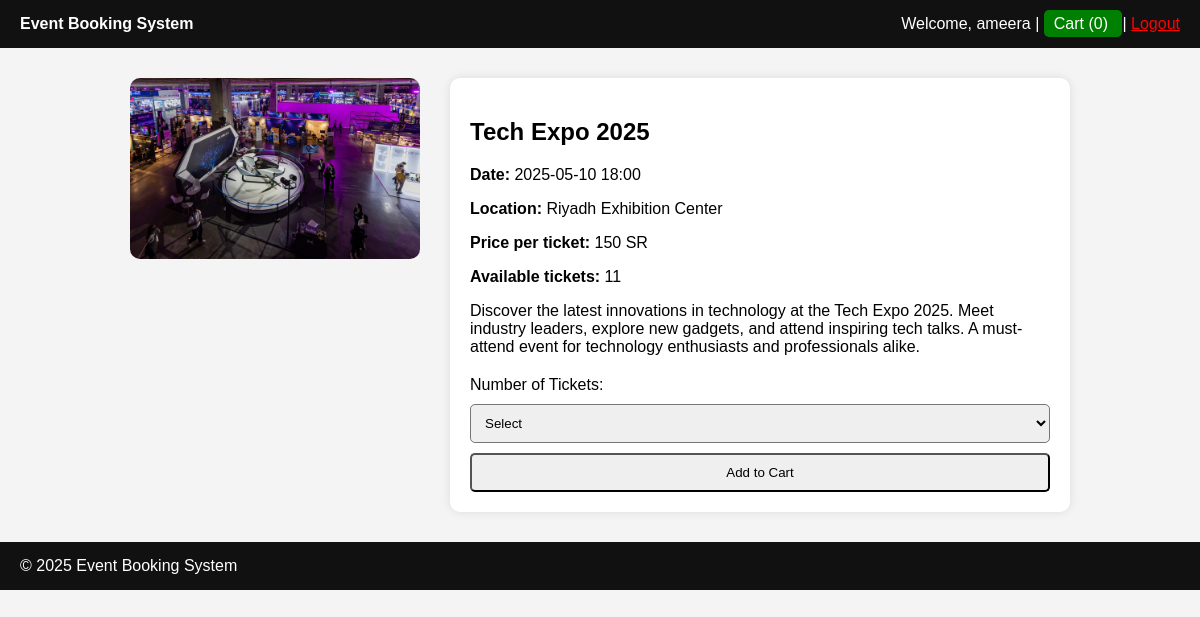
Screenshot of /Customer/event.php?id=1 (signed in) with the database file from the repository.
### tables this page shows
CREATE TABLE events (
    id INTEGER PRIMARY KEY AUTOINCREMENT,
    name TEXT NOT NULL,
    date TEXT NOT NULL,
    location TEXT NOT NULL,
    price REAL NOT NULL,
    image TEXT,
    max_tickets INTEGER NOT NULL
, description TEXT);

### Customer/event.php (the view, shortened to what this page needs)
<?php
require_once '../includes/config.php';
$name = $_SESSION['name'];
$event_id = $_GET['id'] ?? null;
$stmt = $conn->prepare("SELECT * FROM events WHERE id = ?");
$stmt->execute([$event_id]);
$event = $stmt->fetch(PDO::FETCH_ASSOC);
?>
<!DOCTYPE html>
<html lang="en">
<head>
</head>
<body>
<header>
    <a href="home.php" style="color:white; text-decoration:none; font-weight:bold;">
        Event Booking System
    </a>
    <div class="header-right">
        Welcome, <?= htmlspecialchars($name) ?> |
        <a href="cart.php"
   style="background:green;
          padding:5px 10px;
          color:white;
          border-radius:5px;
          text-decoration:none;">
    Cart (<?= array_sum($_SESSION['cart'] ?? []) ?>)
</a>
        |
        <a href="logout.php" style="color:red;">Logout</a>
    </div>
</header>
<div class="container">
    <div class="event-img">
        <img src="images/<?= $event['image'] ?>" alt="<?= $event['name'] ?>">
    </div>
    <div class="event-details">
        <h2><?= htmlspecialchars($event['name']) ?></h2>
        <p><strong>Date:</strong> <?= $event['date'] ?></p>
        <p><strong>Location:</strong> <?= $event['location'] ?></p>
        <p><strong>Price per ticket:</strong> <?= $event['price'] ?> SR</p>
        <p><strong>Available tickets:</strong> <?= $event['max_tickets'] ?></p>
        <p><?= $event['description'] ?? 'Join us for an unforgettable experience.' ?></p>
        <form method="POST">
            <label>Number of Tickets:</label>
            <select name="quantity" required>
                <option value="">Select</option>
            </select>
            <button type="submit">Add to Cart</button>
        </form>
    </div>
</div>
<footer>
    &copy; <?= date("Y") ?> Event Booking System
</footer>
</body>
</html>

### Customer/event.php (style rules this page uses)
* { box-sizing: border-box; }
body { font-family: Arial; margin: 0; background: #f4f4f4; }
header, footer { background: #111; color: white; padding: 15px 20px; }
.header-right { float: right; }
.container { padding: 30px; max-width: 1000px; margin: auto; display: flex; gap: 30px; }
.event-img { flex: 1; }
.event-img img { width: 100%; border-radius: 10px; }
.event-details { flex: 2; background: white; padding: 20px; border-radius: 10px; box-shadow: 0 0 10px rgba(0,0,0,0.1); }
form { margin-top: 20px; }
select, button { padding: 10px; width: 100%; margin-top: 10px; border-radius: 5px; }

### rows the page displays
events: image (picture), name "Tech Expo 2025", date "2025-05-10 18:00", location "Riyadh Exhibition Center", price "150", max_tickets "11", description "Discover the latest innovations in technology at the Tech Expo 2025. Meet industry leaders, explore new gadgets, and attend inspiring tech talks. A must-attend event for technology enthusiasts and professionals alike."

### other values shown
$name "ameera"
array_sum($_SESSION['cart'] ?? []) "0"
